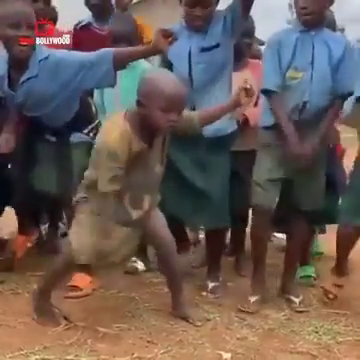
#> input picture frame 64 of face video.mp4, 360 x 360 px
$ jupyter execute --allow-errors face_detector.ipynb
#> lines starting #> are read from the running program, lines starting #| are printed output that depends on the picture; after the words box and inside, x2 and y2 are one past the last pixel; in counts of white or black regions, pixels touching at a corner belong together
[cell 1]
import cv2

[cell 2]
import cv2
#GETTING ONLY ONE FACE DETECTION ONLY ONE AT A TIME
trained_face_data=cv2.CascadeClassifier("haarcascade_frontalface_default.xml")       #file from gitub
img=cv2.imread("face.jpg")         #any image with face

#Must convert to grayscale
#> (the rest of this cell did not finish here and is left out)

[cell 3]
#GETTING ONLY all that he can get FACE DETECTION
trained_face_data=cv2.CascadeClassifier("haarcascade_frontalface_default.xml")       #file from gitub
img=cv2.imread("face.jpg")         #any image with face

#Must convert to grayscale
#> (the rest of this cell did not finish here and is left out)

[cell 4]
#GETTING ONLY all that he can get FACE DETECTION COLOURFUL
trained_face_data=cv2.CascadeClassifier("haarcascade_frontalface_default.xml")       #file from gitub
from random import randrange
img=cv2.imread("face.jpg")         #any image with face

#Must convert to grayscale
#> (the rest of this cell did not finish here and is left out)

[cell 5]
#MY PHOTO
trained_face_data=cv2.CascadeClassifier("haarcascade_frontalface_default.xml")       #file from gitub
from random import randrange
img=cv2.imread("my photo.png")         #any image with face

#Must convert to grayscale
#> (the rest of this cell did not finish here and is left out)

[cell 6]
# VIDEO MAY
import cv2
from random import randrange
trained_face_data=cv2.CascadeClassifier("haarcascade_frontalface_default.xml")       #file from gitub

#Must convert to grayscale
video=cv2.VideoCapture("face video.mp4")   #to get camera put 0

while True:
    Successful_frame_read,frame=video.read()
#> frame is the input picture: shape (360, 360, 3); mean B, G, R 83.7, 89.3, 104.1
    grayscaled_img=cv2.cvtColor(frame, cv2.COLOR_BGR2GRAY)
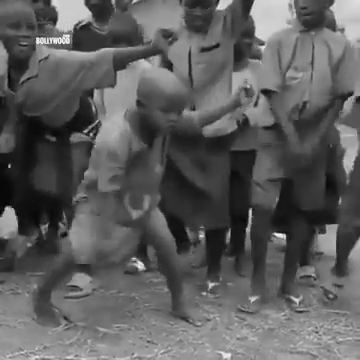
#> grayscaled_img: shape (360, 360); min 0, max 252, mean 93


    ##detect faces
    face_coordinates = trained_face_data.detectMultiScale(grayscaled_img)
#> face_coordinates = [[10, 196, 68, 68]]

    ##Draw rectangle around the faces
    for a,b,c,d in face_coordinates:
        cv2.rectangle(frame,(a,b),(a+c,b+d),(randrange(100,256),
                                           randrange(100,256),
                                           randrange(100,256)),2)
#> this loop made 1 pass
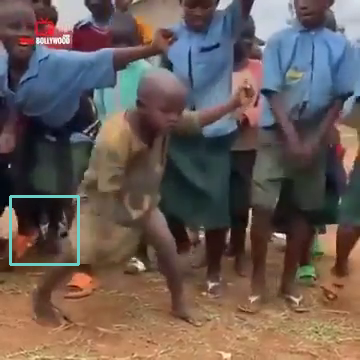
#> frame: shape (360, 360, 3); 0.63% of pixels changed, all inside (x1, y1, x2, y2) = (9, 195, 80, 266)
    cv2.imshow("Clever Programmer Face Detector",frame)
    key=cv2.waitKey(10)
#> (key Esc is pressed here)


    #stop if Q key is pressed
    if key==81 or key==113:
        break
video.release()
print("Code Completed")

$ run again, starting later in the video
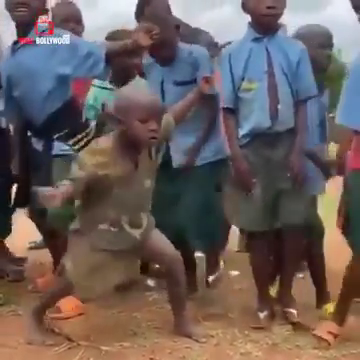
#> input picture frame 288 of face video.mp4, 360 x 360 px
#> frame is the input picture: shape (360, 360, 3); mean B, G, R 91.9, 94.5, 107.1
#> `grayscaled_img=cv2.cvtColor(frame, cv2.COLOR_BGR2GRAY)`:
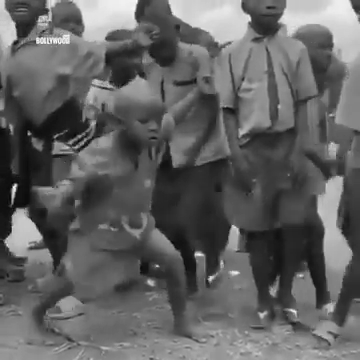
#> grayscaled_img: shape (360, 360); min 4, max 255, mean 97.9
#> face_coordinates = ()

$ run again, starting later in the video
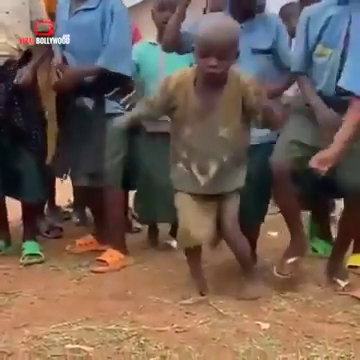
#> input picture frame 513 of face video.mp4, 360 x 360 px
#> frame is the input picture: shape (360, 360, 3); mean B, G, R 81.4, 91.8, 109.3
#> `grayscaled_img=cv2.cvtColor(frame, cv2.COLOR_BGR2GRAY)`:
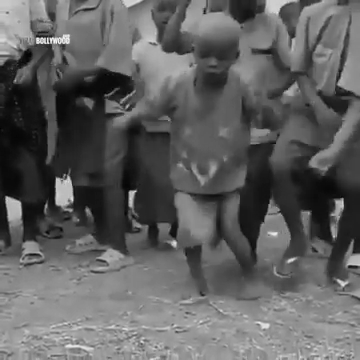
#> grayscaled_img: shape (360, 360); min 0, max 246, mean 95.8
#> face_coordinates = ()
